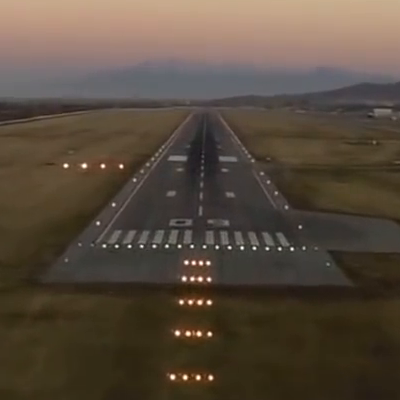
#> input picture Images/Cropped_Runway/runway.png, 400 x 400 px
$ jupyter execute --allow-errors SegmentSkyRegion.ipynb   (older library calls are emulated)
#> lines starting #> are read from the running program, lines starting #| are printed output that depends on the picture; after the words box and inside, x2 and y2 are one past the last pixel; in counts of white or black regions, pixels touching at a corner belong together
#> in main, originalImage is the input picture: shape (400, 400, 3); mean B, G, R 60.7, 74.1, 86.9
[cell 1]
import cv2
import sys
import numpy as np

def calculateSkyPositionField(gradientImage, threshold):
    expectedPos = np.full(gradientImage.shape[1],gradientImage.shape[0])
    for elem in range(gradientImage.shape[1]):
        borderPosition = np.argmax(gradientImage[:, elem] > threshold)
        if borderPosition > 0:
            expectedPos[elem] = borderPosition
    return expectedPos

def extractImageGradient(originalImage):
    grayImage = cv2.cvtColor(originalImage, cv2.COLOR_BGR2GRAY)
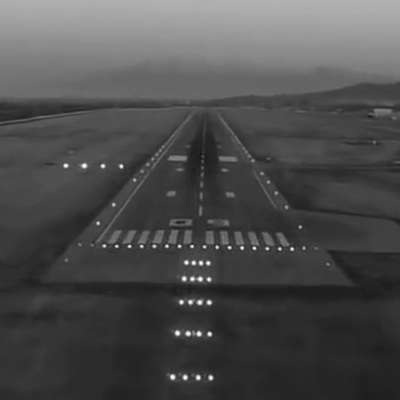
#> grayImage: shape (400, 400); min 19, max 255, mean 76.4
    sobelX = cv2.Sobel(grayImage, cv2.CV_64F, 1, 0)
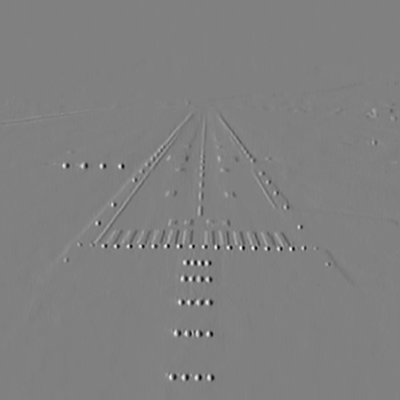
#> sobelX: shape (400, 400) float64; min -605, max 594, mean -0.1; drawn with min black and max white
    sobelY = cv2.Sobel(grayImage, cv2.CV_64F, 0, 1)
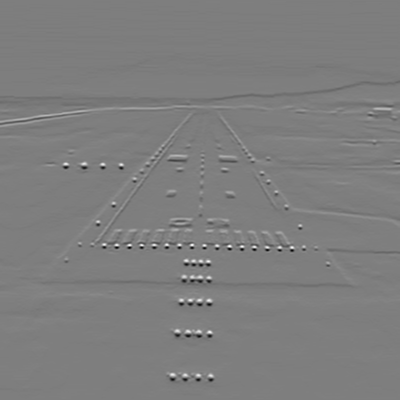
#> sobelY: shape (400, 400) float64; min -611, max 617, mean -2.7; drawn with min black and max white
    #gradient = np.sqrt(sobelX**2 + sobelY**2)
    return np.hypot(sobelX, sobelY)
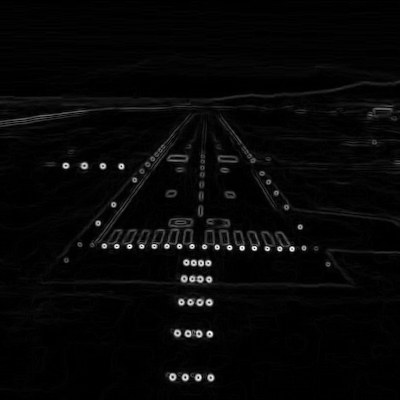
#> returned value: shape (400, 400) float64; min 0, max 637.3, mean 18; drawn with min black and max white

def extractMask(b, image):
    mask = np.zeros((image.shape[0], image.shape[1], 1), dtype=np.uint8)
    for xx, yy in enumerate(b):
        mask[yy:, xx] = 255

    return mask

def display_mask(b, image, color=[0, 0, 255]):
    result = image.copy()
    overlay = np.full(image.shape, color, image.dtype)
    cv2.addWeighted(
        cv2.bitwise_and(overlay, overlay, mask=make_mask(b, image)),
        1,
        image,
        1,
        0,
        result
    )
    cv2.imshow("Result", result)
    cv2.waitKey()


def partial_sky_region(bopt, thresh4):
    return np.any(np.diff(bopt) > thresh4)

def no_sky_region(bopt, thresh1, thresh2, thresh3):
    border_ave = np.average(bopt)
    asadsbp = np.average(np.absolute(np.diff(bopt)))

    return border_ave < thresh1 or (border_ave < thresh2 and asadsbp > thresh3)

def energy(b_tmp, image):
    sky_mask = extractMask(b_tmp, image)

    ground = np.ma.array(
        image,
        mask=cv2.cvtColor(cv2.bitwise_not(sky_mask), cv2.COLOR_GRAY2BGR)
    ).compressed()
    sky = np.ma.array(
        image,
        mask=cv2.cvtColor(sky_mask, cv2.COLOR_GRAY2BGR)
    ).compressed()
    ground.shape = (ground.size//3, 3)
    sky.shape = (sky.size//3, 3)

    sigma_g, mu_g = cv2.calcCovarMatrix(
        ground,
        None,
        cv2.COVAR_NORMAL | cv2.COVAR_ROWS | cv2.COVAR_SCALE
    )
    sigma_s, mu_s = cv2.calcCovarMatrix(
        sky,
        None,
        cv2.COVAR_NORMAL | cv2.COVAR_ROWS | cv2.COVAR_SCALE
    )

    y = 2

    return 1 / (
        (y * np.linalg.det(sigma_s) + np.linalg.det(sigma_g)) +
        (y * np.linalg.det(np.linalg.eig(sigma_s)[1]) +
            np.linalg.det(np.linalg.eig(sigma_g)[1]))
    )


def calculateOptimalSkyBorderPosition(image,threshMin,threshMax,stepForSearch):
    gradientImage = extractImageGradient(image)
    samplePoints = ((threshMax - threshMin) // stepForSearch) + 1

    b_opt = None
    jn_max = 0

    for k in range(1, samplePoints + 1):
        t = threshMin + ((threshMax - threshMin) // samplePoints - 1) * (k - 1)

        b_tmp = calculateSkyPositionField(gradientImage, t)
        jn = energy(b_tmp, image)

        if jn > jn_max:
            jn_max = jn
            b_opt = b_tmp
#> this loop made 120 passes
#> (mu_g in energy, mu_s in energy, jn_max) on passes 1 to 11: ([[59.87, 73.11, 85.69]], [[96.43, 117, 137.1]], 1.01e-07), ([[58.04, 70.94, 83.07]], [[137.7, 165.6, 196.2]], 3.16e-07), ([[57.65, 70.49, 82.51]], [[137.2, 164.8, 195.7]], 3.3e-07), ([[51.72, 64.17, 74.49]], [[130.3, 151.1, 182.7]], 6.08e-07), ([[46.96, 59.82, 69.38]], [[127, 143, 171.2]], 1.09e-06), ([[45.08, 58.34, 67.92]], [[125.6, 139.6, 165.5]], 1.22e-06), ([[44.21, 57.72, 67.39]], [[124.9, 137.9, 162.6]], 1.24e-06), ([[42.7, 56.65, 66.5]], [[123.7, 135.3, 158.1]], 1.3e-06), ([[42.4, 56.43, 66.32]], [[123.5, 134.8, 157.4]], 1.31e-06), ([[42.1, 56.22, 66.14]], [[123.3, 134.3, 156.6]], 1.33e-06), ([[41.95, 56.11, 66.05]], [[123.2, 134.1, 156.2]], 1.34e-06)
#> (mu_g in energy, mu_s in energy, jn) on passes 14 to 19: ([[41.67, 55.92, 65.89]], [[123, 133.7, 155.5]], 1.33e-06), ([[41.6, 55.87, 65.85]], [[122.9, 133.5, 155.3]], 1.28e-06), ([[41.5, 55.81, 65.8]], [[122.7, 133.2, 154.9]], 1.12e-06), ([[41.48, 55.79, 65.79]], [[122.6, 133.1, 154.7]], 9.86e-07), ([[41.39, 55.74, 65.74]], [[122.2, 132.7, 154.2]], 8e-07), ([[41.31, 55.69, 65.71]], [[121.8, 132.1, 153.5]], 6.11e-07)
#> pass 1, in energy, `sky_mask = extractMask(b_tmp, image)`:
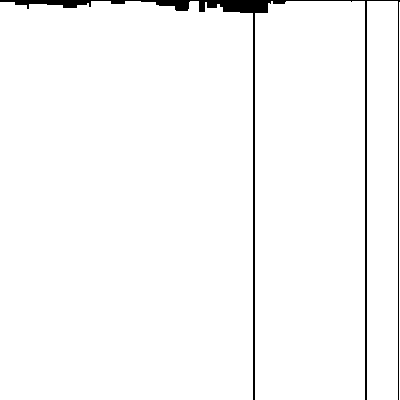
#> sky_mask: shape (400, 400, 1); 97.7% white; 1 black region, box (x1, y1, x2, y2) and area: (0, 0, 400, 400) 3743
#> pass 2, in energy (call 2), `sky_mask = extractMask(b_tmp, image)`:
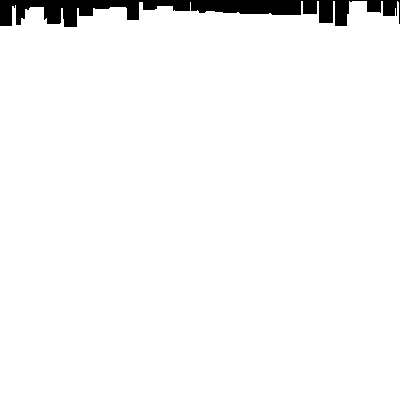
#> sky_mask: shape (400, 400, 1); 96.6% white; 1 black region, box (x1, y1, x2, y2) and area: (0, 0, 400, 27) 5408
#> pass 3, in energy (call 3), `sky_mask = extractMask(b_tmp, image)`:
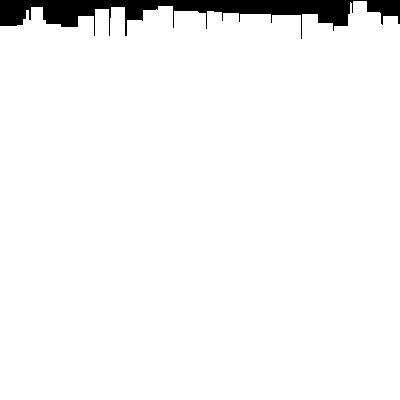
#> sky_mask: shape (400, 400, 1); 96.1% white; 1 black region, box (x1, y1, x2, y2) and area: (0, 0, 400, 39) 6193
#> after the loop, b_opt = 400 values, max 103 at index 187, min 66 at index 316, mean 93.5; jn_max = 1.35e-06

    return b_opt

def main():
    originalImage = cv2.imread("../Images/Cropped_Runway/runway.png")
    bopt = calculateOptimalSkyBorderPosition(originalImage,5,600,5)
#> bopt has the same summary as b_opt in calculateOptimalSkyBorderPosition

    if no_sky_region(bopt, image.shape[0]/30, image.shape[0]/4, 5):
        display("No sky detected")
        return

    display_mask(bopt, image)

    if partial_sky_region(bopt, image.shape[1]/3):
        bnew = refine_sky(bopt, image)

        display_mask(bnew, image)


#> (the rest of this cell did not finish here and is left out)

[cell 2]
import cv2
import sys
import numpy as np
import matplotlib.pyplot as plt

originalImage = cv2.imread("../Images/Cropped_Runway/runway.png")
plt.imshow(cv2.cvtColor(originalImage,cv2.COLOR_BGR2RGB), cmap = 'gray')
plt.show()

[cell 3]
fig = plt.figure()

def extractImageGradient(originalImage):
    grayImage = cv2.cvtColor(originalImage, cv2.COLOR_BGR2GRAY)
    sobelX = cv2.Sobel(grayImage, cv2.CV_64F, 1, 0)
    sobelY = cv2.Sobel(grayImage, cv2.CV_64F, 0, 1)
    fig.add_subplot(2, 2, 1)
    plt.imshow(sobelX, cmap = 'gray')
    fig.add_subplot(2, 2, 2)
    plt.imshow(sobelY, cmap = 'gray')
    #gradient = np.sqrt(sobelX**2 + sobelY**2)
    return np.hypot(sobelX, sobelY)

def calculateOptimalSkyBorderPosition(image,threshMin,threshMax,stepForSearch):
#> called with threshMin = 5, threshMax = 600, stepForSearch = 5
    gradientImage = extractImageGradient(image)
    fig.add_subplot(2, 2, 3)
    plt.imshow(gradientImage, cmap = 'gray')
    samplePoints = ((threshMax - threshMin) // stepForSearch) + 1
    print("Number of sample points : ",samplePoints)
    optimalBorder = None
    jn_max = 0

    for k in range(1, samplePoints + 1):
        t = threshMin + ((threshMax - threshMin) // samplePoints - 1) * (k - 1)
        b_tmp = calculateSkyPositionField(gradientImage, t)
        jn = energy(b_tmp, image)
        if jn > jn_max:
            jn_max = jn
            b_opt = b_tmp
#> after the loop, jn_max = 1.35e-06
    return b_opt

optimalBorder = calculateOptimalSkyBorderPosition(originalImage, 5, 600, 5)
#> optimalBorder has the same summary as b_opt in calculateOptimalSkyBorderPosition

$ run again, with Images/Cropped_Runway/00101.png copied over Images/Cropped_Runway/runway.png
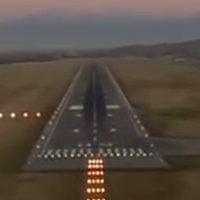
#> input picture Images/Cropped_Runway/00101.png, 200 x 200 px
#> in main, originalImage is the input picture: shape (200, 200, 3); mean B, G, R 66.6, 75.6, 86
#> the loop in calculateOptimalSkyBorderPosition, `for k in range(1, samplePoints + 1):` made 120 passes
#> (sigma_g in energy, mu_g in energy, mu_s in energy, jn_max) on pass 4: ([[878, 661, 573], [661, 554, 532.3], [573, 532.3, 591.8]], [[64.19, 73.35, 83.12]], [[122.3, 128, 154.3]], 5.45e-07)
#> pass 1, in energy, `sky_mask = extractMask(b_tmp, image)`:
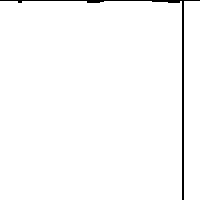
#> sky_mask: shape (200, 200, 1); 98.3% white; black in thin lines or dots
#> pass 3, in energy (call 3), `sky_mask = extractMask(b_tmp, image)`:
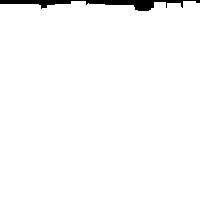
#> sky_mask: shape (200, 200, 1); 97.8% white; 1 black region, box (x1, y1, x2, y2) and area: (0, 0, 200, 11) 871
#> after the loop in calculateOptimalSkyBorderPosition, `for k in range(1, samplePoints + 1):`: b_opt = 200 values, max 63 at index 5, min 11 at index 197, mean 46.77; jn_max = 1.23e-06
#> bopt has the same summary as b_opt in calculateOptimalSkyBorderPosition
#> optimalBorder has the same summary as b_opt in calculateOptimalSkyBorderPosition
